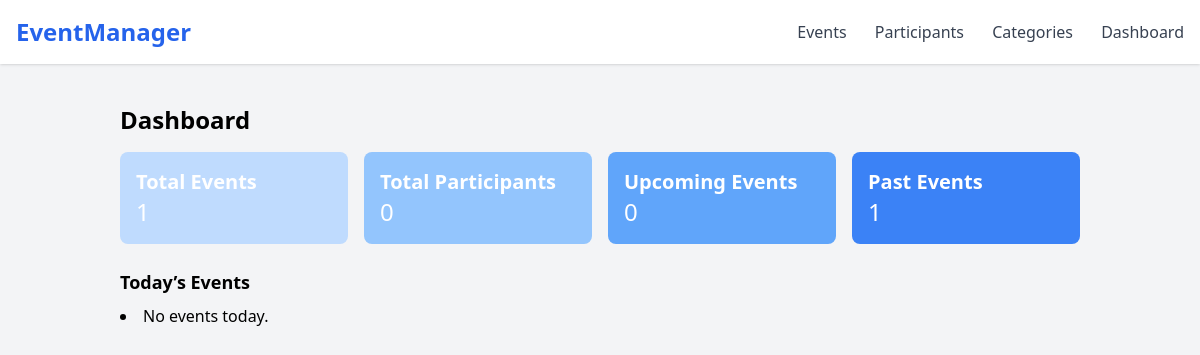
Page /dashboard/ on the earlier database version.
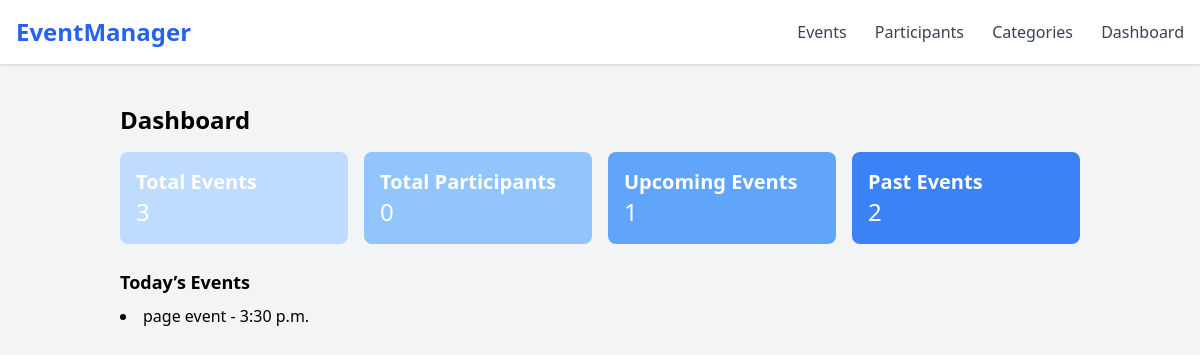
Same page on the later database version.
### events/models.py (models this page shows, shortened)
class Event(models.Model):
    name = models.CharField(max_length=200)
    description = models.TextField()
    date = models.DateField()
    time = models.TimeField()
    location = models.CharField(max_length=200)
    category = models.ForeignKey(Category, on_delete=models.SET_NULL, null=True, blank=True)

### events/views.py (the view)
# urls.py: path('dashboard/', views.dashboard, name='dashboard'),
def dashboard(request):
    total_events = Event.objects.count()
    total_participants = sum(event.participant_set.count() for event in Event.objects.all())
    upcoming_events = Event.objects.filter(date__gte=now().date()).count()
    past_events = Event.objects.filter(date__lt=now().date()).count()
    today_events = Event.objects.filter(date=now().date())
    context = {
        'total_events': total_events,
        'total_participants': total_participants,
        'upcoming_events': upcoming_events,
        'past_events': past_events,
        'today_events': today_events
    }
    return render(request, 'events/dashboard.html', context)

### events/templates/events/dashboard.html
{% extends 'base.html' %}
{% block content %}
<div class="p-4">
  <h2 class="text-2xl font-bold mb-4">Dashboard</h2>
  <div class="grid grid-cols-2 md:grid-cols-4 gap-4 mb-6">
    <div class="bg-blue-200 text-white p-4 rounded-lg">
      <h3 class="text-xl font-semibold">Total Events</h3>
      <p class="text-2xl">{{ total_events }}</p>
    </div>
    <div class="bg-blue-300 text-white p-4 rounded-lg">
      <h3 class="text-xl font-semibold">Total Participants</h3>
      <p class="text-2xl">{{ total_participants }}</p>
    </div>
    <div class="bg-blue-400 text-white p-4 rounded-lg">
      <h3 class="text-xl font-semibold">Upcoming Events</h3>
      <p class="text-2xl">{{ upcoming_events }}</p>
    </div>
    <div class="bg-blue-500 text-white p-4 rounded-lg">
      <h3 class="text-xl font-semibold">Past Events</h3>
      <p class="text-2xl">{{ past_events }}</p>
    </div>
  </div>
  <h3 class="text-lg font-semibold mb-2">Today’s Events</h3>
  <ul class="list-disc list-inside">
    {% for event in today_events %}
      <li>{{ event.name }} - {{ event.time }}</li>
    {% empty %}
      <li>No events today.</li>
    {% endfor %}
  </ul>
</div>
{% endblock %}

Differences in the rows shown:
added Event: name "page event", time "3:30 p.m."
Other differences:
{{ total_events }}: "1" → "3"
{{ upcoming_events }}: "0" → "1"
{{ past_events }}: "1" → "2"
text no longer shown: "No events today."
